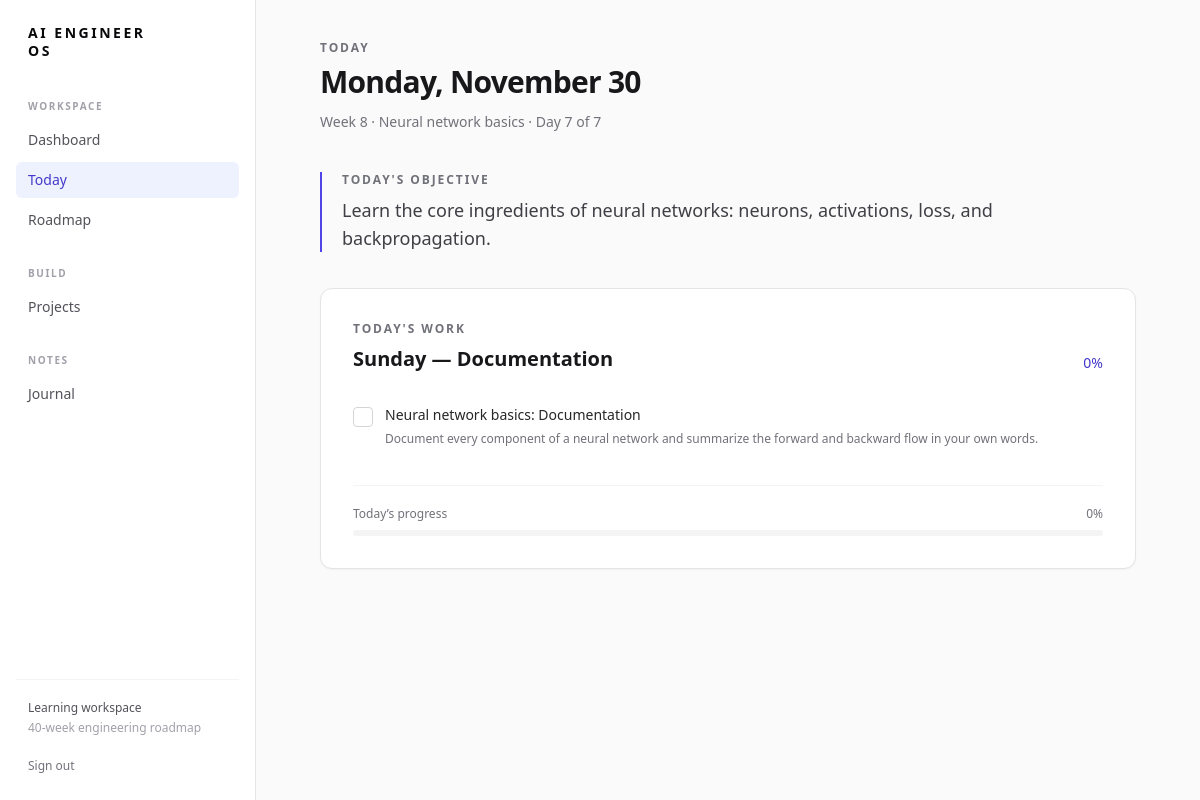
The app's page /today/ (signed in) with its own data.
### learning/models.py (models this page shows, shortened)
class ProgressMixin:
    def progress_from_tasks(self):
        tasks = self._task_queryset()
        total = tasks.count()
        return round(tasks.filter(completed=True).count() * 100 / total) if total else 0

class Week(ProgressMixin, models.Model):
    section = models.ForeignKey(Section, on_delete=models.CASCADE, related_name="weeks")
    number = models.PositiveIntegerField(unique=True)
    title = models.CharField(max_length=200)
    objective = models.TextField()
    completed = models.BooleanField(default=False)
    class Meta: ordering = ["number"]

class Day(ProgressMixin, models.Model):
    week = models.ForeignKey(Week, on_delete=models.CASCADE, related_name="days")
    day_number = models.PositiveSmallIntegerField()
    title = models.CharField(max_length=200)
    date = models.DateField(null=True, blank=True, db_index=True)
    class Meta:
        ordering = ["day_number"]
        constraints = [models.UniqueConstraint(fields=["week", "day_number"], name="unique_day_per_week")]
    def _task_queryset(self): return self.tasks.all()
    @property
    def progress(self): return self.progress_from_tasks()

class Task(models.Model):
    day = models.ForeignKey(Day, on_delete=models.CASCADE, related_name="tasks")
    title = models.CharField(max_length=300)
    description = models.TextField(blank=True)
    completed = models.BooleanField(default=False)
    order = models.PositiveIntegerField(default=0)
    completed_at = models.DateTimeField(null=True, blank=True)
    class Meta:
        ordering = ["order", "id"]
        constraints = [models.UniqueConstraint(fields=["day", "order"], name="unique_task_order_per_day")]

### learning/views.py (the view)
# urls.py: path("today/", views.today, name="today"), path("tasks/<int:task_id>/toggle/", views.toggle_task, name="toggle_task"),
@login_required
def today(request):
    current_day = get_current_day()
    return render(request, "learning/today.html", {"today": timezone.localdate(), "current_day": current_day, "current_week": current_day.week if current_day else None, "today_tasks": current_day.tasks.all() if current_day else Task.objects.none(), "today_progress": current_day.progress if current_day else 0})

### learning/services.py (called while the page is built)
def get_current_day(today=None):
    today = today or timezone.localdate()
    exact = Day.objects.select_related("week__section").filter(date=today).first()
    if exact:
        return exact
    return Day.objects.select_related("week__section").filter(date__lte=today).order_by("-date").first() or Day.objects.select_related("week__section").filter(date__isnull=False).order_by("date").first()

### templates/learning/today.html
{% extends 'base.html' %}{% block title %}Today · AI Engineer OS{% endblock %}{% block content %}<div class="page max-w-4xl"><header class="mb-10"><p class="eyebrow">Today</p><h1 class="mt-2 text-3xl font-semibold tracking-tight">{{ today|date:"l, F j" }}</h1>{% if current_week %}<p class="mt-3 text-sm text-zinc-500">Week {{ current_week.number }} · {{ current_week.title }} · Day {{ current_day.day_number }} of 7</p>{% endif %}</header>{% if current_day %}<section class="border-l-2 border-indigo-600 pl-5"><p class="eyebrow">Today's objective</p><p class="mt-2 max-w-2xl text-lg leading-7 text-zinc-700">{{ current_week.objective }}</p></section><section class="panel mt-9 p-6 sm:p-8"><div class="flex items-end justify-between"><div><p class="eyebrow">Today's work</p><h2 class="mt-2 text-xl font-semibold">{{ current_day.title }}</h2></div><span class="text-sm font-medium text-indigo-700">{{ today_progress }}%</span></div><ul class="mt-5 divide-y divide-zinc-100">{% for task in today_tasks %}{% include 'components/task_item.html' with task=task %}{% endfor %}</ul><div class="mt-6 border-t border-zinc-100 pt-5">{% include 'components/progress_bar.html' with percentage=today_progress label='Today’s progress' %}</div></section>{% else %}<section class="mt-10">{% include 'components/empty_state.html' with title='No tasks scheduled today' description='Add dates to roadmap days or seed the roadmap from today.' %}</section>{% endif %}</div>{% endblock %}

### templates/components/task_item.html
<li class="flex gap-3 py-3"><form method="post" action="{% url 'toggle_task' task.pk %}">{% csrf_token %}<input type="hidden" name="next" value="{{ request.path }}"><button aria-label="Toggle {{ task.title }}" class="mt-0.5 flex h-5 w-5 items-center justify-center rounded border {% if task.completed %}border-emerald-600 bg-emerald-600 text-white{% else %}border-zinc-300 bg-white hover:border-indigo-500{% endif %}">{% if task.completed %}✓{% endif %}</button></form><div><p class="text-sm {% if task.completed %}text-zinc-400 line-through{% else %}font-medium text-zinc-800{% endif %}">{{ task.title }}</p>{% if task.description %}<p class="mt-1 text-xs leading-5 text-zinc-500">{{ task.description }}</p>{% endif %}</div></li>

### records on screen
Week: number "8", title "Neural network basics", objective "Learn the core ingredients of neural networks: neurons, activations, loss, and backpropagation."
Day: day_number "7", title "Sunday — Documentation"
Task: completed False (drawn), title "Neural network basics: Documentation", description "Document every component of a neural network and summarize the forward and backward flow in your own words."

### other values on screen
{{ today|date:"l, F j" }} "Monday, November 30"
{{ today_progress }} "0"
{{ label|default:'' }} "Today’s progress"
{{ percentage }} "0"
